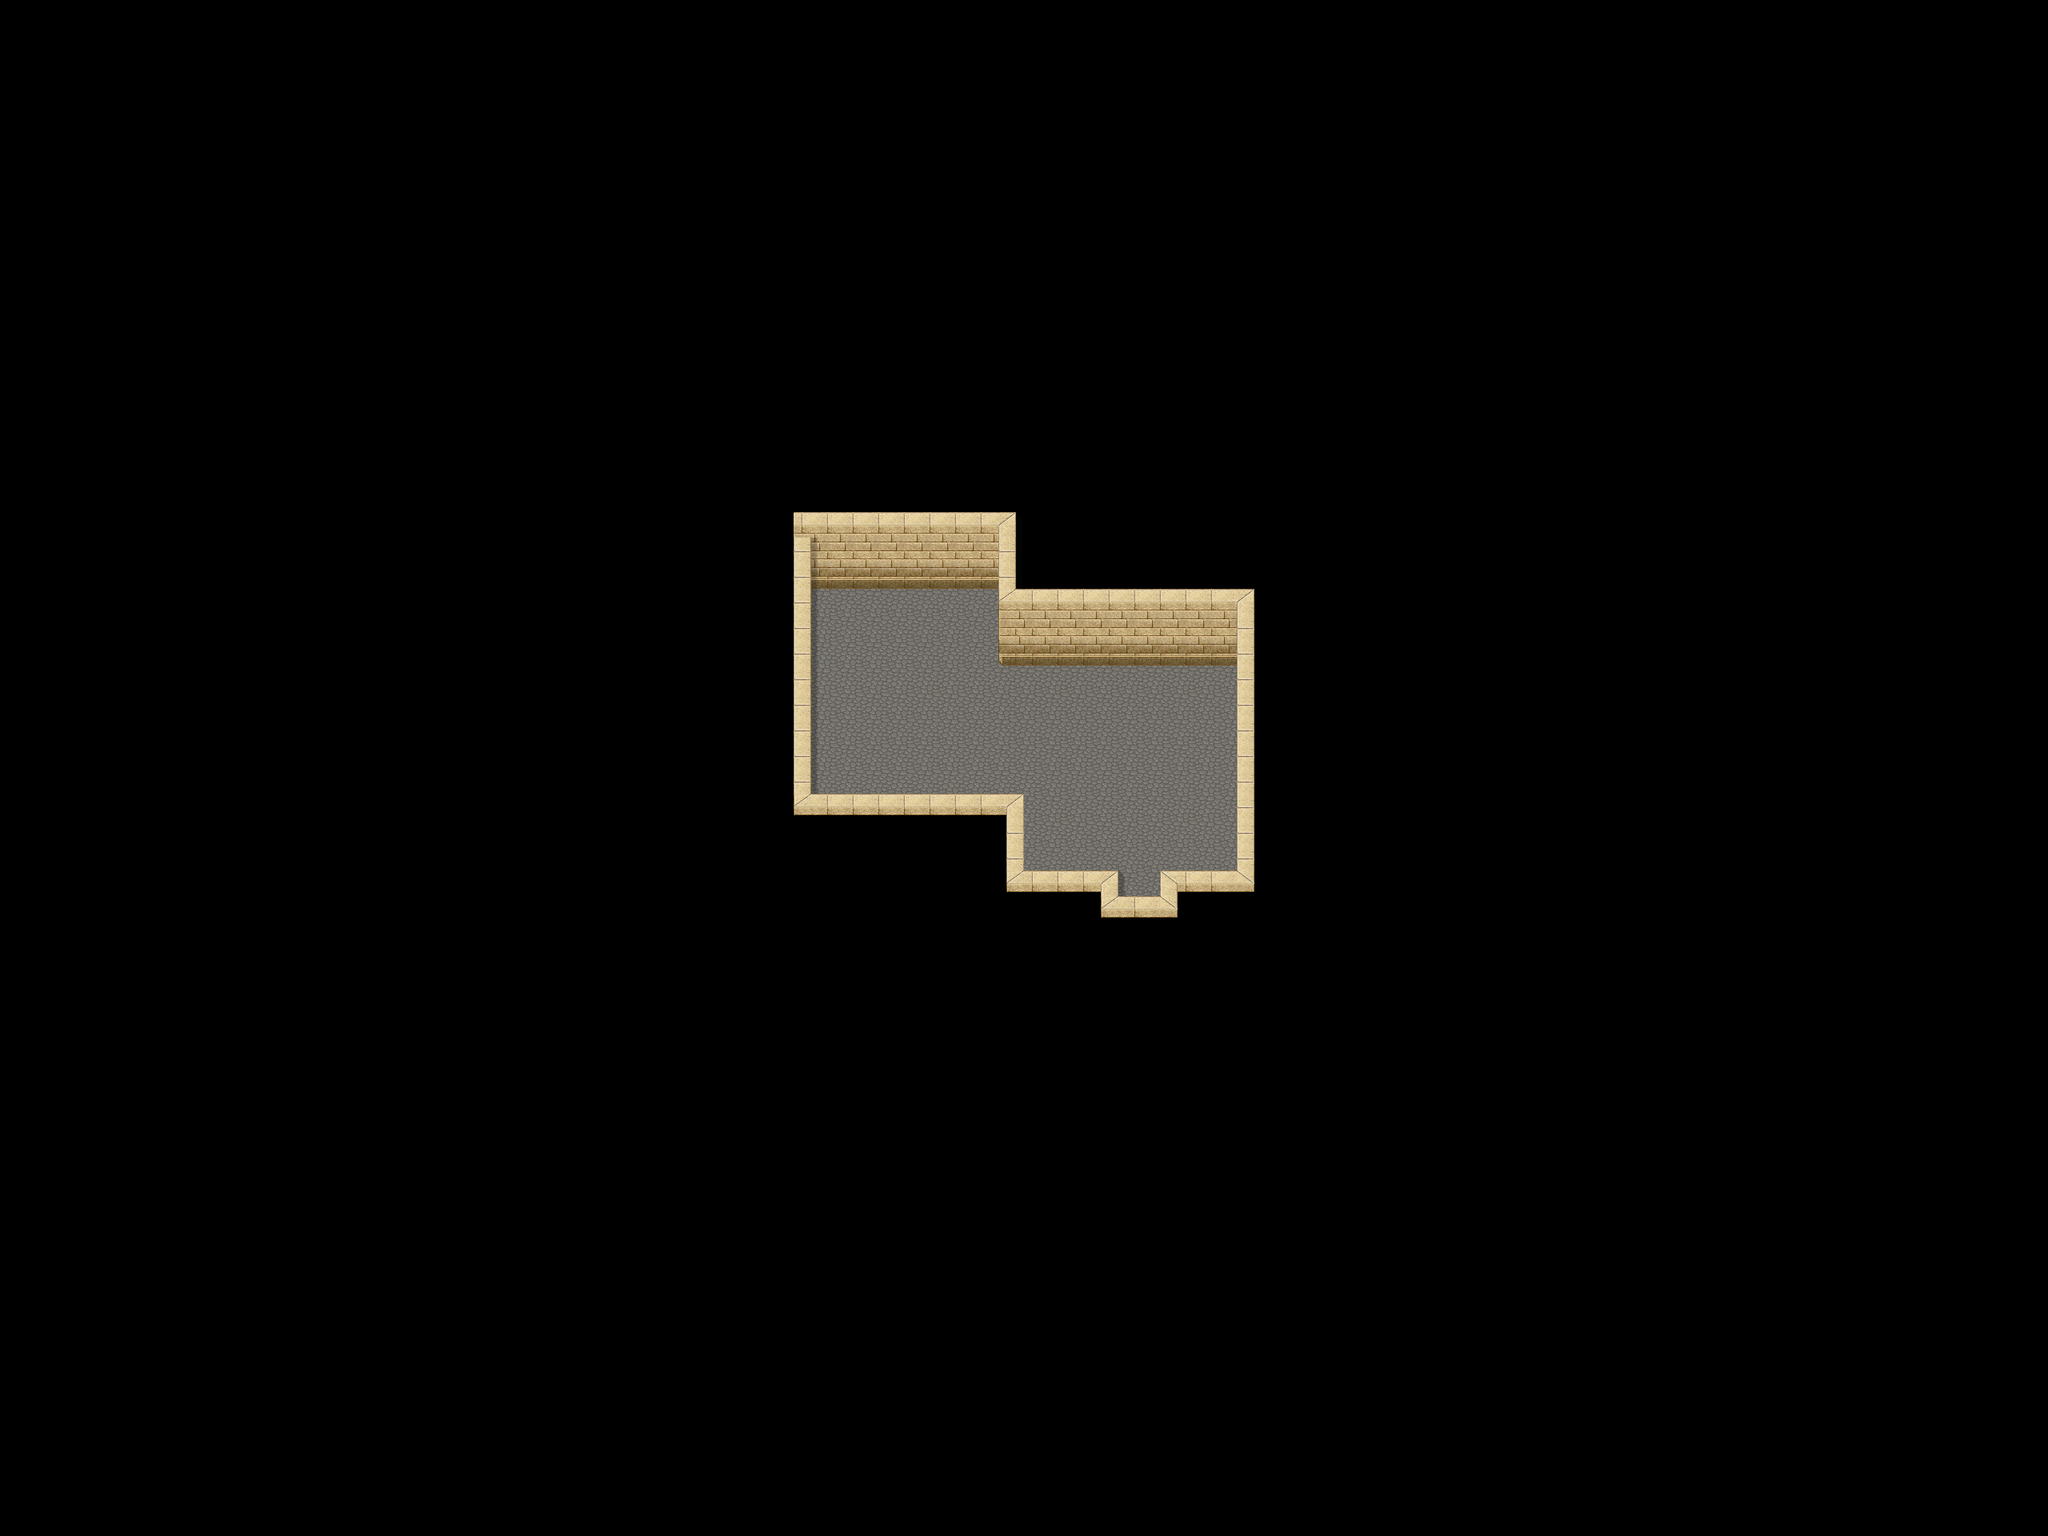

Tiled map render using the project's own tile images. Description and the map definition, with tile-layer contents summarised, below:
An orthogonal 80x60 tile map with 32x32 px tiles, 5 tile layers (Ground, Ground 2, Fringe, Over, ...), 2 hidden layers not drawn, 2 tilesets and 1 object (warp).

<map version="1.4" tiledversion="1.4.1" orientation="orthogonal" renderorder="right-down" compressionlevel="0" width="80" height="60" tilewidth="32" tileheight="32" infinite="0" nextlayerid="10" nextobjectid="2">
 <properties>
  <property name="license" value="CC BY-SA 3.0" />
  <property name="manaplus version" value="2" />
  <property name="minimap" value="graphics/minimaps/020-2-9.png" />
  <property name="music" value="faith.ogg" />
  <property name="name" value="Tulimshar Townhall" />
 </properties>
 <tileset firstgid="1" name="collision" tilewidth="32" tileheight="32" tilecount="9" columns="3">
  <image source="../graphics/tilesets/collision.png" width="96" height="96" />
 </tileset>
 <tileset firstgid="10" name="desert-castle-indoor" tilewidth="32" tileheight="32" tilecount="512" columns="16">
  <image source="../graphics/tilesets/desert-castle-indoor.png" width="512" height="1024" />
 </tileset>
 <layer id="2" name="Ground" width="80" height="60">
  <data>[4800 cells, 4768 non-empty, 4 distinct tile ids]</data>
 </layer>
 <layer id="6" name="Ground 2" width="80" height="60">
  <data>[4800 cells, 19 non-empty, 3 distinct tile ids]</data>
 </layer>
 <layer id="7" name="Fringe" width="80" height="60">
  <data>[4800 cells, 0 non-empty, 0 distinct tile ids]</data>
 </layer>
 <layer id="3" name="Over" width="80" height="60">
  <data>[4800 cells, 164 non-empty, 7 distinct tile ids]</data>
 </layer>
 <layer id="4" name="Over 2" width="80" height="60">
  <data>[4800 cells, 21 non-empty, 6 distinct tile ids]</data>
 </layer>
 <layer id="5" name="Collision" width="80" height="60" visible="0">
  <data>[4800 cells, 4601 non-empty, 1 distinct tile ids]</data>
 </layer>
 <layer id="8" name="Heights" width="80" height="60" visible="0">
  <data>[4800 cells, 0 non-empty, 0 distinct tile ids]</data>
 </layer>
 <objectgroup id="9" name="Objects">
  <object id="1" name="To Tulimshar" type="warp" x="1408" y="1184" width="32" height="32">
   <properties>
    <property name="dest_map" value="020-1" />
    <property name="dest_x" value="280" />
    <property name="dest_y" value="141" />
   </properties>
  </object>
 </objectgroup>
</map>
